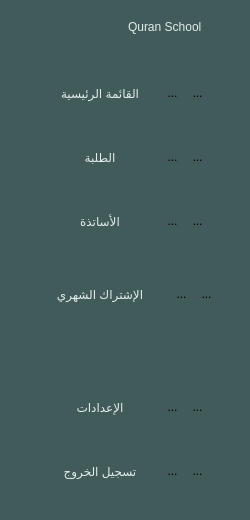
        <widget class="QFrame" name="frame_7">
         <property name="minimumSize">
          <size>
           <width>250</width>
           <height>0</height>
          </size>
         </property>
         <property name="maximumSize">
          <size>
           <width>250</width>
           <height>16777215</height>
          </size>
         </property>
         <property name="styleSheet">
          <string notr="true">background-color: rgb(64, 91, 90);
border-radius:10px;</string>
         </property>
         <property name="frameShape">
          <enum>QFrame::StyledPanel</enum>
         </property>
         <property name="frameShadow">
          <enum>QFrame::Raised</enum>
         </property>
         <layout class="QGridLayout" name="gridLayout_7">
          <item row="1" column="0">
           <widget class="QFrame" name="frame_11">
            <property name="maximumSize">
             <size>
              <width>16777215</width>
              <height>5</height>
             </size>
            </property>
            <property name="styleSheet">
             <string notr="true">background-color: rgb(226, 236, 237);</string>
            </property>
            <property name="frameShape">
             <enum>QFrame::StyledPanel</enum>
            </property>
            <property name="frameShadow">
             <enum>QFrame::Raised</enum>
            </property>
           </widget>
          </item>
          <item row="2" column="0">
           <widget class="QFrame" name="frame_9">
            <property name="frameShape">
             <enum>QFrame::StyledPanel</enum>
            </property>
            <property name="frameShadow">
             <enum>QFrame::Raised</enum>
            </property>
            <layout class="QGridLayout" name="gridLayout_11">
             <item row="1" column="0">
              <widget class="QFrame" name="ManagementFrame_5">
               <property name="maximumSize">
                <size>
                 <width>200</width>
                 <height>70</height>
                </size>
               </property>
               <property name="styleSheet">
                <string notr="true"/>
               </property>
               <property name="frameShape">
                <enum>QFrame::StyledPanel</enum>
               </property>
               <property name="frameShadow">
                <enum>QFrame::Raised</enum>
               </property>
               <layout class="QGridLayout" name="gridLayout_223">
                <item row="0" column="5">
                 <widget class="QToolButton" name="ManagementtoolButton_7">
                  <property name="styleSheet">
                   <string notr="true">border:non;</string>
                  </property>
                  <property name="text">
                   <string>...</string>
                  </property>
                  <property name="icon">
                   <iconset>
                    <normaloff>assets/Icons/user-graduate (1).png</normaloff>assets/Icons/user-graduate (1).png</iconset>
                  </property>
                 </widget>
                </item>
                <item row="0" column="3">
                 <widget class="QPushButton" name="ManagementButton_5">
                  <property name="minimumSize">
                   <size>
                    <width>0</width>
                    <height>40</height>
                   </size>
                  </property>
                  <property name="styleSheet">
                   <string notr="true">border:non;
color: rgb(226, 236, 237);
font: 57 11pt &quot;Dubai Medium&quot;;</string>
                  </property>
                  <property name="text">
                   <string>الطلبة</string>
                  </property>
                 </widget>
                </item>
                <item row="0" column="4">
                 <widget class="QToolButton" name="ManagementtoolButton_8">
                  <property name="styleSheet">
                   <string notr="true">border:non;</string>
                  </property>
                  <property name="text">
                   <string>...</string>
                  </property>
                  <property name="icon">
                   <iconset>
                    <normaloff>assets/Icons/Green/user-graduate.png</normaloff>assets/Icons/Green/user-graduate.png</iconset>
                  </property>
                 </widget>
                </item>
               </layout>
              </widget>
             </item>
             <item row="0" column="0">
              <widget class="QFrame" name="ManagementFrame_2">
               <property name="maximumSize">
                <size>
                 <width>200</width>
                 <height>70</height>
                </size>
               </property>
               <property name="styleSheet">
                <string notr="true"/>
               </property>
               <property name="frameShape">
                <enum>QFrame::StyledPanel</enum>
               </property>
               <property name="frameShadow">
                <enum>QFrame::Raised</enum>
               </property>
               <layout class="QGridLayout" name="gridLayout_220">
                <item row="0" column="5">
                 <widget class="QToolButton" name="ManagementtoolButton_2">
                  <property name="styleSheet">
                   <string notr="true">border:non;</string>
                  </property>
                  <property name="text">
                   <string>...</string>
                  </property>
                  <property name="icon">
                   <iconset>
                    <normaloff>assets/Icons/homeee.png</normaloff>assets/Icons/homeee.png</iconset>
                  </property>
                 </widget>
                </item>
                <item row="0" column="3">
                 <widget class="QPushButton" name="ManagementButton_2">
                  <property name="minimumSize">
                   <size>
                    <width>0</width>
                    <height>40</height>
                   </size>
                  </property>
                  <property name="styleSheet">
                   <string notr="true">border:non;
color: rgb(226, 236, 237);
font: 57 11pt &quot;Dubai Medium&quot;;</string>
                  </property>
                  <property name="text">
                   <string>القائمة الرئيسية</string>
                  </property>
                 </widget>
                </item>
                <item row="0" column="4">
                 <widget class="QToolButton" name="ManagementtoolButton_3">
                  <property name="styleSheet">
                   <string notr="true">border:non;</string>
                  </property>
                  <property name="text">
                   <string>...</string>
                  </property>
                  <property name="icon">
                   <iconset>
                    <normaloff>assets/Icons/Green/home (1).png</normaloff>assets/Icons/Green/home (1).png</iconset>
                  </property>
                 </widget>
                </item>
               </layout>
              </widget>
             </item>
             <item row="2" column="0">
              <widget class="QFrame" name="ManagementFrame_6">
               <property name="maximumSize">
                <size>
                 <width>200</width>
                 <height>70</height>
                </size>
               </property>
               <property name="styleSheet">
                <string notr="true"/>
               </property>
               <property name="frameShape">
                <enum>QFrame::StyledPanel</enum>
               </property>
               <property name="frameShadow">
                <enum>QFrame::Raised</enum>
               </property>
               <layout class="QGridLayout" name="gridLayout_224">
                <item row="0" column="5">
                 <widget class="QToolButton" name="ManagementtoolButton_9">
                  <property name="styleSheet">
                   <string notr="true">border:non;</string>
                  </property>
                  <property name="text">
                   <string>...</string>
                  </property>
                  <property name="icon">
                   <iconset>
                    <normaloff>assets/Icons/workshop (1).png</normaloff>assets/Icons/workshop (1).png</iconset>
                  </property>
                 </widget>
                </item>
                <item row="0" column="3">
                 <widget class="QPushButton" name="ManagementButton_6">
                  <property name="minimumSize">
                   <size>
                    <width>0</width>
                    <height>40</height>
                   </size>
                  </property>
                  <property name="styleSheet">
                   <string notr="true">border:non;
color: rgb(226, 236, 237);
font: 57 11pt &quot;Dubai Medium&quot;;</string>
                  </property>
                  <property name="text">
                   <string>الأساتذة</string>
                  </property>
                 </widget>
                </item>
                <item row="0" column="4">
                 <widget class="QToolButton" name="ManagementtoolButton_10">
                  <property name="styleSheet">
                   <string notr="true">border:non;</string>
                  </property>
                  <property name="text">
                   <string>...</string>
                  </property>
                  <property name="icon">
                   <iconset>
                    <normaloff>assets/Icons/Green/workshop.png</normaloff>assets/Icons/Green/workshop.png</iconset>
                  </property>
                 </widget>
                </item>
               </layout>
              </widget>
             </item>
            </layout>
           </widget>
          </item>
          <item row="5" column="0">
           <widget class="QFrame" name="frame_10">
            <property name="frameShape">
             <enum>QFrame::StyledPanel</enum>
            </property>
            <property name="frameShadow">
             <enum>QFrame::Raised</enum>
            </property>
            <layout class="QGridLayout" name="gridLayout_12">
             <item row="0" column="0">
              <widget class="QFrame" name="ManagementFrame_3">
               <property name="maximumSize">
                <size>
                 <width>200</width>
                 <height>70</height>
                </size>
               </property>
               <property name="styleSheet">
                <string notr="true"/>
               </property>
               <property name="frameShape">
                <enum>QFrame::StyledPanel</enum>
               </property>
               <property name="frameShadow">
                <enum>QFrame::Raised</enum>
               </property>
               <layout class="QGridLayout" name="gridLayout_221">
                <item row="0" column="3">
                 <widget class="QPushButton" name="ManagementButton_3">
                  <property name="minimumSize">
                   <size>
                    <width>0</width>
                    <height>40</height>
                   </size>
                  </property>
                  <property name="styleSheet">
                   <string notr="true">border:non;
color: rgb(226, 236, 237);
font: 57 11pt &quot;Dubai Medium&quot;;</string>
                  </property>
                  <property name="text">
                   <string>الإعدادات</string>
                  </property>
                 </widget>
                </item>
                <item row="0" column="5">
                 <widget class="QToolButton" name="ManagementtoolButton_5">
                  <property name="styleSheet">
                   <string notr="true">border:non;</string>
                  </property>
                  <property name="text">
                   <string>...</string>
                  </property>
                  <property name="icon">
                   <iconset>
                    <normaloff>assets/Icons/settings.png</normaloff>assets/Icons/settings.png</iconset>
                  </property>
                 </widget>
                </item>
                <item row="0" column="4">
                 <widget class="QToolButton" name="ManagementtoolButton_6">
                  <property name="styleSheet">
                   <string notr="true">border:non;</string>
                  </property>
                  <property name="text">
                   <string>...</string>
                  </property>
                  <property name="icon">
                   <iconset>
                    <normaloff>assets/Icons/Green/settings (1).png</normaloff>assets/Icons/Green/settings (1).png</iconset>
                  </property>
                 </widget>
                </item>
               </layout>
              </widget>
             </item>
             <item row="1" column="0">
              <widget class="QFrame" name="ManagementFrame_4">
               <property name="maximumSize">
                <size>
                 <width>200</width>
                 <height>70</height>
                </size>
               </property>
               <property name="styleSheet">
                <string notr="true"/>
               </property>
               <property name="frameShape">
                <enum>QFrame::StyledPanel</enum>
               </property>
               <property name="frameShadow">
                <enum>QFrame::Raised</enum>
               </property>
               <layout class="QGridLayout" name="gridLayout_222">
                <item row="0" column="3">
                 <widget class="QPushButton" name="ManagementButton_4">
                  <property name="minimumSize">
                   <size>
                    <width>0</width>
                    <height>40</height>
                   </size>
                  </property>
                  <property name="styleSheet">
                   <string notr="true">border:non;
color: rgb(226, 236, 237);
font: 57 11pt &quot;Dubai Medium&quot;;</string>
                  </property>
                  <property name="text">
                   <string>تسجيل الخروج</string>
                  </property>
                 </widget>
                </item>
                <item row="0" column="5">
                 <widget class="QToolButton" name="ManagementtoolButton_4">
                  <property name="styleSheet">
                   <string notr="true">border:non;</string>
                  </property>
                  <property name="text">
                   <string>...</string>
                  </property>
                  <property name="icon">
                   <iconset>
                    <normaloff>assets/Icons/user-logout.png</normaloff>assets/Icons/user-logout.png</iconset>
                  </property>
                 </widget>
                </item>
                <item row="0" column="4">
                 <widget class="QToolButton" name="ManagementtoolButton2_4">
                  <property name="styleSheet">
                   <string notr="true">border:non;</string>
                  </property>
                  <property name="text">
                   <string>...</string>
                  </property>
                  <property name="icon">
                   <iconset>
                    <normaloff>assets/Icons/Green/user-logout.png</normaloff>assets/Icons/Green/user-logout.png</iconset>
                  </property>
                 </widget>
                </item>
               </layout>
              </widget>
             </item>
            </layout>
           </widget>
          </item>
          <item row="4" column="0">
           <spacer name="verticalSpacer">
            <property name="orientation">
             <enum>Qt::Vertical</enum>
            </property>
            <property name="sizeHint" stdset="0">
             <size>
              <width>20</width>
              <height>40</height>
             </size>
            </property>
           </spacer>
          </item>
          <item row="0" column="0">
           <widget class="QFrame" name="frame_8">
            <property name="maximumSize">
             <size>
              <width>16777215</width>
              <height>110</height>
             </size>
            </property>
            <property name="frameShape">
             <enum>QFrame::StyledPanel</enum>
            </property>
            <property name="frameShadow">
             <enum>QFrame::Raised</enum>
            </property>
            <layout class="QGridLayout" name="gridLayout_10">
             <item row="0" column="1">
              <widget class="QLabel" name="label_6">
               <property name="styleSheet">
                <string notr="true">font: 8pt &quot;Algerian&quot;;
color: rgb(226, 236, 237);</string>
               </property>
               <property name="text">
                <string>Quran School</string>
               </property>
              </widget>
             </item>
             <item row="0" column="0">
              <widget class="QLabel" name="label_10">
               <property name="maximumSize">
                <size>
                 <width>100</width>
                 <height>100</height>
                </size>
               </property>
               <property name="text">
                <string/>
               </property>
               <property name="pixmap">
                <pixmap>assets/images/Design_sans_titre-removebg-preview.png</pixmap>
               </property>
               <property name="scaledContents">
                <bool>true</bool>
               </property>
              </widget>
             </item>
            </layout>
           </widget>
          </item>
          <item row="3" column="0">
           <widget class="QFrame" name="ManagementFrame_7">
            <property name="maximumSize">
             <size>
              <width>200</width>
              <height>70</height>
             </size>
            </property>
            <property name="styleSheet">
             <string notr="true"/>
            </property>
            <property name="frameShape">
             <enum>QFrame::StyledPanel</enum>
            </property>
            <property name="frameShadow">
             <enum>QFrame::Raised</enum>
            </property>
            <layout class="QGridLayout" name="gridLayout_225">
             <item row="0" column="5">
              <widget class="QToolButton" name="ManagementtoolButton_11">
               <property name="styleSheet">
                <string notr="true">border:non;</string>
               </property>
               <property name="text">
                <string>...</string>
               </property>
               <property name="icon">
                <iconset>
                 <normaloff>assets/Icons/money-check-edit (3).png</normaloff>assets/Icons/money-check-edit (3).png</iconset>
               </property>
              </widget>
             </item>
             <item row="0" column="3">
              <widget class="QPushButton" name="ManagementButton_7">
               <property name="minimumSize">
                <size>
                 <width>0</width>
                 <height>40</height>
                </size>
               </property>
               <property name="styleSheet">
                <string notr="true">border:non;
color: rgb(226, 236, 237);
font: 57 11pt &quot;Dubai Medium&quot;;</string>
               </property>
               <property name="text">
                <string>الإشتراك الشهري</string>
               </property>
              </widget>
             </item>
             <item row="0" column="4">
              <widget class="QToolButton" name="ManagementtoolButton_12">
               <property name="styleSheet">
                <string notr="true">border:non;</string>
               </property>
               <property name="text">
                <string>...</string>
               </property>
               <property name="icon">
                <iconset>
                 <normaloff>assets/Icons/Green/money-check-edit (2).png</normaloff>assets/Icons/Green/money-check-edit (2).png</iconset>
               </property>
              </widget>
             </item>
            </layout>
           </widget>
          </item>
         </layout>
        </widget>
